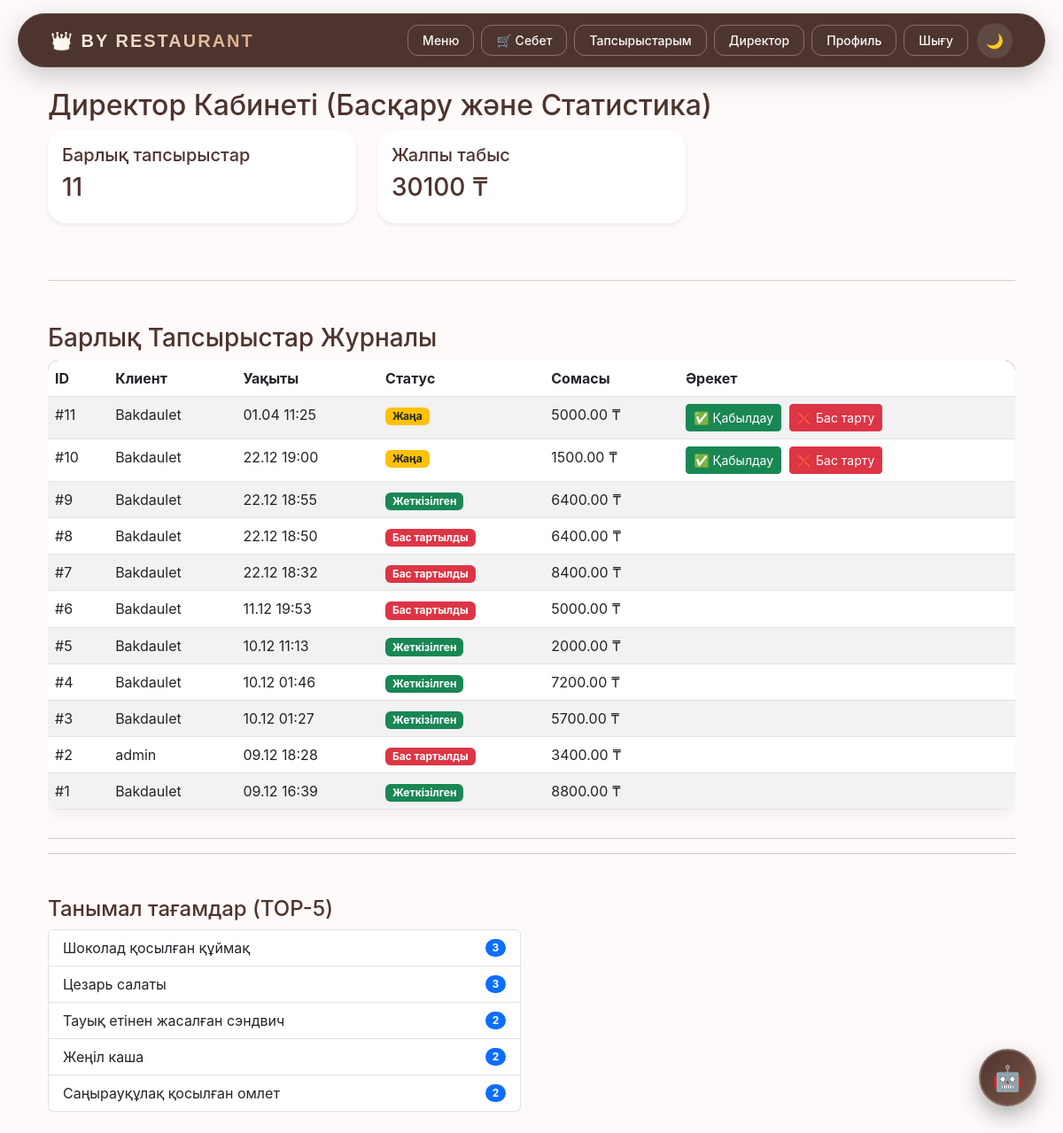
The page /director/ (signed in) on the database its author committed.
### calculator/models.py (models this page shows, shortened)
class Order(models.Model):
    STATUS_CHOICES = [
        ('new', 'Жаңа'),
        ('preparing', 'Дайындалып жатыр'),
        ('ready', 'Дайын'),
        ('delivered', 'Жеткізілген'),
        ('canceled', 'Бас тартылды'),
    ]
    client = models.ForeignKey(User, on_delete=models.SET_NULL, null=True, blank=True, related_name='orders')
    full_name = models.CharField(max_length=200, verbose_name="Аты")
    phone = models.CharField(max_length=50, verbose_name="Телефон")
    address = models.CharField(max_length=300, blank=True, null=True, verbose_name="Мекен-жай")  # егер жеткізу керек болса
    created_at = models.DateTimeField(auto_now_add=True)
    status = models.CharField(max_length=20, choices=STATUS_CHOICES, default='new', verbose_name="Статус")
    total_cost = models.DecimalField(max_digits=10, decimal_places=2, default=0)
    class Meta:
        verbose_name = "Тапсырыс"
        verbose_name_plural = "Тапсырыстар"
        ordering = ['-created_at']

class Dish(models.Model):
    category = models.ForeignKey(MenuCategory, on_delete=models.SET_NULL, null=True, related_name='dishes', verbose_name="Бөлім")
    name = models.CharField(max_length=200, verbose_name="Атауы")
    description = models.TextField(blank=True, verbose_name="Сипаттамасы")
    price = models.DecimalField(max_digits=10, decimal_places=2, verbose_name="Бағасы")
    image = models.ImageField(upload_to='dishes/', null=True, blank=True, verbose_name="Сурет")
    is_active = models.BooleanField(default=True, verbose_name="Белсенді")
    class Meta:
        verbose_name = "Блюдо"
        verbose_name_plural = "Блюдалар"

### calculator/views.py (the view)
# urls.py: path('director/', views.director_dashboard, name='director_dashboard'),
@user_passes_test(lambda u: u.is_staff)
def director_dashboard(request):
    total_orders = Order.objects.count()
    total_income = \
        Order.objects.filter(status__in=['ready', 'delivered', 'preparing']).aggregate(total=Sum('total_cost'))[
            'total'] or 0
    popular_dishes = Dish.objects.annotate(num_orders=Count('orderitem')).order_by('-num_orders')[:5]
    all_orders = Order.objects.all().order_by('-created_at')
    context = {
        'total_orders': total_orders,
        'total_income': total_income,
        'popular_dishes': popular_dishes,
        'all_orders': all_orders,
    }
    return render(request, 'calculator/director_dashboard.html', context)

### templates/calculator/director_dashboard.html
{% extends 'calculator/base.html' %}
{% block content %}
<div class="container mt-4">
    <h2>Директор Кабинеті (Басқару және Статистика)</h2>
    <div class="row mb-5">
        <div class="col-md-4">
            <div class="card p-3 mb-3 bg-dark-blue text-red shadow-sm">
                <h5>Барлық тапсырыстар</h5>
                <h3>{{ total_orders }}</h3>
            </div>
        </div>
        <div class="col-md-4">
            <div class="card p-3 mb-3 bg-dark-green text-red shadow-sm">
                <h5>Жалпы табыс</h5>
                <h3>{{ total_income }} ₸</h3>
            </div>
        </div>
    </div>
    <hr>
    <h3 class="mt-5">Барлық Тапсырыстар Журналы</h3>
<div class="table-responsive">
    <table class="table table-striped table-hover">
        <thead class="bg-brown text-white">
                <tr>
                    <th>ID</th>
                    <th>Клиент</th>
                    <th>Уақыты</th>
                    <th>Статус</th>
                    <th>Сомасы</th>
                    <th>Әрекет</th>
                </tr>
            </thead>
            <tbody>
                {% for order in all_orders %}
                <tr>
                    <td>#{{ order.id }}</td>
                    <td>{{ order.client.username }}</td>
                    <td>{{ order.created_at|date:"d.m H:i" }}</td>
                    <td>
                        <span class="badge
                            {% if order.status == 'new' %}bg-warning text-dark{% elif order.status == 'processing' %}bg-info text-dark{% elif order.status == 'delivered' %}bg-success{% elif order.status == 'canceled' %}bg-danger{% else %}bg-secondary{% endif %}">
                            {{ order.get_status_display }}
                        </span>
                    </td>
                    <td>{{ order.total_cost }} ₸</td>
                    <td>
                        {% if order.status == 'new' %}
                            <a href="{% url 'change_order_status' order.id 'processing' %}" class="btn btn-success btn-sm me-1">
                                ✅ Қабылдау
                            </a>
                        {% elif order.status == 'processing' %}
                            <a href="{% url 'change_order_status' order.id 'delivered' %}" class="btn btn-primary btn-sm me-1">
                                Жеткізілді
                            </a>
                        {% endif %}
                        {% if order.status != 'canceled' and order.status != 'delivered' %}
                            <a href="{% url 'change_order_status' order.id 'canceled' %}" class="btn btn-danger btn-sm">
                                ❌ Бас тарту
                            </a>
                        {% endif %}
                    </td>
                </tr>
                {% endfor %}
            </tbody>
        </table>
    </div>
    <hr>
    <hr>
<div class="row mt-5">
<div class="col-md-6">
<h4>Танымал тағамдар (TOP-5)</h4>
<ul class="list-group mb-4">
{% for d in popular_dishes %}
<li class="list-group-item d-flex justify-content-between align-items-center">
{{ d.name }}
<span class="badge bg-primary rounded-pill">{{ d.num_orders|default:0 }}</span>
</li>
{% endfor %}
</ul>
</div>
</div>
</div>
{% endblock %}

### templates/calculator/base.html (shortened to what this page needs)
<!DOCTYPE html>
<html lang="kk">
<head>
    <link href="https://cdn.jsdelivr.net/npm/bootstrap@5.3.0/dist/css/bootstrap.min.css" rel="stylesheet">
</head>
<body>
<nav class="navbar navbar-expand-lg navbar-dark mb-4">
    <div class="container">
        <a class="navbar-brand" href="{% url 'index6' %}">👑 By restaurant</a>
        <div class="collapse navbar-collapse" id="nav">
            <div class="ms-auto d-flex align-items-center">
                <a href="{% url 'menu' %}" class="btn btn-outline-light btn-sm me-2">Меню</a>
                <a href="{% url 'view_cart' %}" class="btn btn-outline-light btn-sm me-2 position-relative">
                    🛒 Себет
                </a>
                {% if user.is_authenticated %}
                    <a href="{% url 'my_orders' %}" class="btn btn-outline-light btn-sm me-2">Тапсырыстарым</a>
                    {% if user.is_staff %}
                        <a href="{% url 'director_dashboard' %}" class="btn btn-outline-light btn-sm me-2">Директор</a>
                    {% endif %}
                    <a href="{% url 'profile' %}" class="btn btn-outline-light btn-sm me-2">Профиль</a>
                    <form action="{% url 'logout' %}" method="post" style="display:inline;">
                        <button type="submit" class="btn btn-outline-light btn-sm">Шығу</button>
                    </form>
                {% else %}
                    <a href="{% url 'login' %}" class="btn btn-outline-light btn-sm me-2">Кіру</a>
                    <a href="{% url 'register' %}" class="btn btn-outline-light btn-sm me-2">Тіркелу</a>
                {% endif %}
                <button id="theme-toggle" class="theme-toggle-btn" title="Режимді ауыстыру">
                    <span id="theme-icon">🌙</span>
                </button>
            </div>
        </div>
    </div>
</nav>
<div class="container">
    {% block content %}{% endblock %}
</div>
<a href="{% url 'chat_home' %}" class="ai-chat-floating-btn">
    <span>🤖</span>
</a>
</body>
</html>

### templates/calculator/base.html (style rules this page uses)
:root { --dark-brown: #4E342E; --hover-brown: #795548; --soft-bg: #fdfaf9; --card-bg: #ffffff; --text-color: #4E342E; --nav-glass: rgba(78, 52, 46, 0.95); --card-shadow: rgba(78, 52, 46, 0.08); }
body { background-color: var(--soft-bg); color: var(--text-color); font-family: 'Inter', -apple-system, BlinkMacSystemFont, "Segoe UI", Roboto, sans-serif; -webkit-font-smoothing: antialiased; transition: background-color 0.3s, color 0.3s; }
.navbar { margin: 15px 20px; border-radius: 50px; background-color: #4E342E !important; backdrop-filter: blur(10px); -webkit-backdrop-filter: blur(10px); box-shadow: 0 10px 30px rgba(0, 0, 0, 0.2); border: 1px solid rgba(255, 255, 255, 0.1); padding: 0.6rem 1.5rem !important; transition: all 0.4s cubic-bezier(0.175, 0.885, 0.32, 1.275); }
.navbar-brand { font-weight: 800; letter-spacing: 2px; text-transform: uppercase; font-family: 'Poppins', sans-serif; background: linear-gradient(45deg, #fff, #d4a373); -webkit-background-clip: text; -webkit-text-fill-color: transparent; transition: all 0.3s ease; display: flex; align-items: center; gap: 10px; }
.btn-outline-light { border-radius: 12px; padding: 6px 16px; font-weight: 500; border: 1.5px solid rgba(255,255,255,0.3); transition: all 0.3s ease; }
.theme-toggle-btn { background: rgba(255, 255, 255, 0.1); border: none; color: white; width: 40px; height: 40px; border-radius: 50%; margin-left: 10px; display: flex; align-items: center; justify-content: center; cursor: pointer; transition: 0.3s; }
.card { border: none; border-radius: 20px; background-color: var(--card-bg); color: var(--text-color); box-shadow: 0 10px 30px var(--card-shadow); transition: transform 0.3s ease, background-color 0.3s; }
.table-responsive .table { border-radius: 12px; overflow: hidden; background: var(--card-bg); color: var(--text-color); box-shadow: 0 5px 15px rgba(0,0,0,0.05); }
.table-responsive .table thead { background-color: var(--dark-brown) !important; color: white !important; }
.ai-chat-floating-btn { position: fixed; bottom: 30px; right: 30px; width: 65px; height: 65px; background: linear-gradient(135deg, #4E342E, #795548); color: white !important; border-radius: 50%; display: flex; align-items: center; justify-content: center; font-size: 28px; box-shadow: 0 10px 25px rgba(0, 0, 0, 0.3); text-decoration: none; z-index: 9999; transition: all 0.3s cubic-bezier(0.175, 0.885, 0.32, 1.275); border: 2px solid rgba(255, 255, 255, 0.2); }

### rows shown on the page
Order: id "11", client.username "Bakdaulet", created_at "01.04 11:25", status "Жаңа", total_cost "5000.00", shows "✅ Қабылдау", shows "❌ Бас тарту"
Order: id "10", client.username "Bakdaulet", created_at "22.12 19:00", status "Жаңа", total_cost "1500.00", shows "✅ Қабылдау", shows "❌ Бас тарту"
Order: id "9", client.username "Bakdaulet", created_at "22.12 18:55", status "Жеткізілген", total_cost "6400.00"
Order: id "8", client.username "Bakdaulet", created_at "22.12 18:50", status "Бас тартылды", total_cost "6400.00"
Order: id "7", client.username "Bakdaulet", created_at "22.12 18:32", status "Бас тартылды", total_cost "8400.00"
Order: id "6", client.username "Bakdaulet", created_at "11.12 19:53", status "Бас тартылды", total_cost "5000.00"
Order: id "5", client.username "Bakdaulet", created_at "10.12 11:13", status "Жеткізілген", total_cost "2000.00"
Order: id "4", client.username "Bakdaulet", created_at "10.12 01:46", status "Жеткізілген", total_cost "7200.00"
Order: id "3", client.username "Bakdaulet", created_at "10.12 01:27", status "Жеткізілген", total_cost "5700.00"
Order: id "2", client.username "admin", created_at "09.12 18:28", status "Бас тартылды", total_cost "3400.00"
Order: id "1", client.username "Bakdaulet", created_at "09.12 16:39", status "Жеткізілген", total_cost "8800.00"
Dish: name "Шоколад қосылған құймақ", num_orders "3"
Dish: name "Цезарь салаты", num_orders "3"
Dish: name "Тауық етінен жасалған сэндвич", num_orders "2"
Dish: name "Жеңіл каша", num_orders "2"
Dish: name "Саңырауқұлақ қосылған омлет", num_orders "2"

### other values the page prints
{{ total_orders }} "11"
{{ total_income }} "30100"
